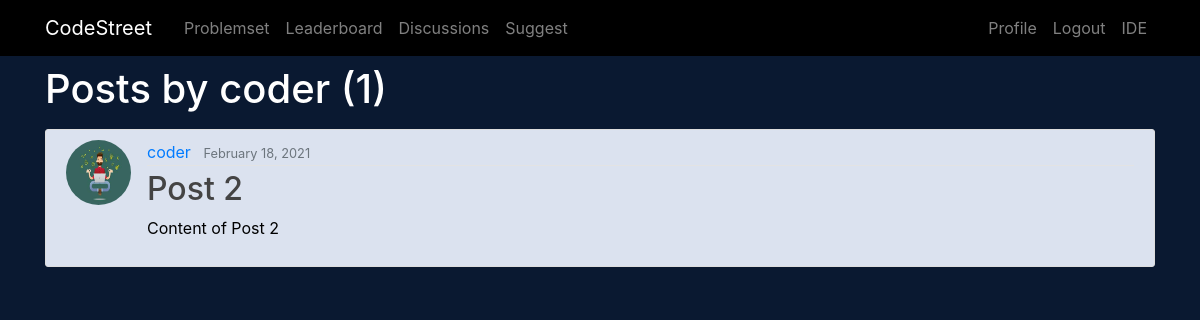
/discussions/user/coder (signed in), run on the app's committed database.
### discussions/models.py (models this page shows, shortened)
class Post(models.Model):
    title = models.CharField(max_length=100)
    content = models.TextField()
    date_posted = models.DateTimeField(default=timezone.now)
    author = models.ForeignKey(User, on_delete=models.CASCADE)

### users/models.py (models this page shows, shortened)
class Profile(models.Model):
    user = models.OneToOneField(User, on_delete=models.CASCADE)
    image = models.ImageField(default='default.jpg', upload_to='profile_pics')
    points = models.IntegerField(default=0)

### discussions/views.py (the view)
# urls.py: path('user/<str:username>', UserPostListView.as_view(), name='user-posts'),
class UserPostListView(ListView):
    model = Post
    template_name = 'discussions/user_posts.html'  # <app>/<model>_<viewtype>.html
    context_object_name = 'posts'
    paginate_by = 5
    def get_queryset(self):
        user = get_object_or_404(User, username=self.kwargs.get('username'))
        return Post.objects.filter(author=user).order_by('-date_posted')

### discussions/templates/discussions/user_posts.html (shortened to what this page needs)
{% extends "problemset/base.html" %}
{% block content %}
<div class="container">
    <h1 class="mb-3">Posts by {{ view.kwargs.username }} ({{ page_obj.paginator.count }})</h1>
    {% for post in posts %}
        <article class="media content-section">
          <img class="rounded-circle article-img" src="{{ post.author.profile.image.url }}">
          <div class="media-body">
            <div class="article-metadata">
              <a class="mr-2" href="{% url 'user-posts' post.author.username %}">{{ post.author }}</a>
              <small class="text-muted">{{ post.date_posted|date:"F d, Y" }}</small>
            </div>
            <h2><a class="article-title" href="{% url 'post-detail' post.id %}">{{ post.title }}</a></h2>
            <p class="article-content">{{ post.content }}</p>
          </div>
        </article>
    {% endfor %}
</div>
      {% endblock content %}

### problemset/static/problemset/main.css (style rules this page uses)
.main-body { background: #0a1931; }
h1, h2, h3, h4, h5, h6 { color: #FFF; }
.content-section { color: #000000; background: #dbe2ef; padding: 10px 20px; border: 1px solid #dddddd; border-radius: 3px; margin-bottom: 20px; }
.article-title { color: #444444; }
.article-content { white-space: pre-line; }
.article-img { height: 65px; width: 65px; margin-right: 16px; }
.article-metadata { padding-bottom: 1px; margin-bottom: 4px; border-bottom: 1px solid #e3e3e3; }

### data on the page
Post: author.profile.image (placeholder picture), author "coder", date_posted "February 18, 2021", title "Post 2", content "Content of Post 2"

### other printed values
{{ view.kwargs.username }} "coder"
{{ page_obj.paginator.count }} "1"
